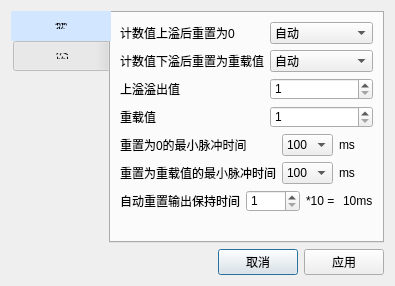
<?xml version="1.0" encoding="UTF-8"?>
<ui version="4.0">
 <class>counter_event_setting</class>
 <widget class="QDialog" name="counter_event_setting">
  <property name="geometry">
   <rect>
    <x>0</x>
    <y>0</y>
    <width>341</width>
    <height>262</height>
   </rect>
  </property>
  <property name="windowTitle">
   <string>Dialog</string>
  </property>
  <layout class="QGridLayout" name="gridLayout_2">
   <item row="0" column="0">
    <widget class="QTabWidget" name="tabWidget">
     <property name="font">
      <font>
       <family>Arial</family>
      </font>
     </property>
     <property name="styleSheet">
      <string notr="true">QTabBar::tab { width: 100px;height:30px }
QTabBar::tab:selected { background-color: rgb(210,230,255); }</string>
     </property>
     <property name="tabPosition">
      <enum>QTabWidget::West</enum>
     </property>
     <property name="tabShape">
      <enum>QTabWidget::Rounded</enum>
     </property>
     <property name="currentIndex">
      <number>0</number>
     </property>
     <property name="iconSize">
      <size>
       <width>16</width>
       <height>10</height>
      </size>
     </property>
     <property name="elideMode">
      <enum>Qt::ElideNone</enum>
     </property>
     <property name="documentMode">
      <bool>false</bool>
     </property>
     <property name="tabsClosable">
      <bool>false</bool>
     </property>
     <widget class="QWidget" name="tab_param">
      <property name="font">
       <font>
        <family>Arial</family>
       </font>
      </property>
      <attribute name="title">
       <string>参数</string>
      </attribute>
      <layout class="QGridLayout" name="gridLayout_3">
       <item row="5" column="0" colspan="2">
        <layout class="QHBoxLayout" name="horizontalLayout_reset_keeptime">
         <item>
          <widget class="QLabel" name="label_reset_keeptime_name">
           <property name="text">
            <string>自动重置输出保持时间</string>
           </property>
          </widget>
         </item>
         <item>
          <widget class="QSpinBox" name="spinBox_over_keep_time">
           <property name="minimum">
            <number>1</number>
           </property>
           <property name="maximum">
            <number>3000</number>
           </property>
          </widget>
         </item>
         <item>
          <widget class="QLabel" name="label_reset_keeptime_unit">
           <property name="text">
            <string>*10 =</string>
           </property>
          </widget>
         </item>
         <item>
          <widget class="QLabel" name="label_reset_keeptime_result">
           <property name="text">
            <string>10ms</string>
           </property>
          </widget>
         </item>
        </layout>
       </item>
       <item row="0" column="0">
        <widget class="QLabel" name="label">
         <property name="text">
          <string>计数值上溢后重置为0</string>
         </property>
        </widget>
       </item>
       <item row="0" column="1">
        <widget class="QComboBox" name="comboBox_upover_reset_mode">
         <item>
          <property name="text">
           <string>自动</string>
          </property>
         </item>
         <item>
          <property name="text">
           <string>手动</string>
          </property>
         </item>
        </widget>
       </item>
       <item row="1" column="0">
        <widget class="QLabel" name="label_7">
         <property name="text">
          <string>计数值下溢后重置为重载值</string>
         </property>
        </widget>
       </item>
       <item row="2" column="0">
        <widget class="QLabel" name="label_8">
         <property name="text">
          <string>上溢溢出值</string>
         </property>
        </widget>
       </item>
       <item row="1" column="1">
        <widget class="QComboBox" name="comboBox_downover_reset_mode">
         <item>
          <property name="text">
           <string>自动</string>
          </property>
         </item>
         <item>
          <property name="text">
           <string>手动</string>
          </property>
         </item>
        </widget>
       </item>
       <item row="2" column="1">
        <widget class="QSpinBox" name="spinBox_upover_value">
         <property name="minimum">
          <number>1</number>
         </property>
         <property name="maximum">
          <number>65535</number>
         </property>
        </widget>
       </item>
       <item row="3" column="1">
        <widget class="QSpinBox" name="spinBox_start_value">
         <property name="minimum">
          <number>1</number>
         </property>
         <property name="maximum">
          <number>65535</number>
         </property>
        </widget>
       </item>
       <item row="3" column="0">
        <widget class="QLabel" name="label_3">
         <property name="text">
          <string>重载值</string>
         </property>
        </widget>
       </item>
       <item row="4" column="0" colspan="2">
        <layout class="QGridLayout" name="gridLayout">
         <item row="0" column="0">
          <widget class="QLabel" name="label_4">
           <property name="text">
            <string>重置为0的最小脉冲时间</string>
           </property>
          </widget>
         </item>
         <item row="0" column="1">
          <widget class="QComboBox" name="comboBox_reset_to_zero_pulse_time">
           <item>
            <property name="text">
             <string>100</string>
            </property>
           </item>
           <item>
            <property name="text">
             <string>350</string>
            </property>
           </item>
          </widget>
         </item>
         <item row="0" column="2">
          <widget class="QLabel" name="label_2">
           <property name="text">
            <string>ms</string>
           </property>
          </widget>
         </item>
         <item row="1" column="0">
          <widget class="QLabel" name="label_5">
           <property name="text">
            <string>重置为重载值的最小脉冲时间</string>
           </property>
          </widget>
         </item>
         <item row="1" column="1">
          <widget class="QComboBox" name="comboBox_reset_to_start_pulse_time">
           <item>
            <property name="text">
             <string>100</string>
            </property>
           </item>
           <item>
            <property name="text">
             <string>350</string>
            </property>
           </item>
          </widget>
         </item>
         <item row="1" column="2">
          <widget class="QLabel" name="label_9">
           <property name="text">
            <string>ms</string>
           </property>
          </widget>
         </item>
        </layout>
       </item>
       <item row="6" column="0" colspan="2">
        <widget class="QLabel" name="label_error_info">
         <property name="styleSheet">
          <string notr="true">color: rgb(255, 85, 127);</string>
         </property>
         <property name="text">
          <string/>
         </property>
        </widget>
       </item>
       <item row="7" column="0">
        <spacer name="verticalSpacer">
         <property name="orientation">
          <enum>Qt::Vertical</enum>
         </property>
         <property name="sizeHint" stdset="0">
          <size>
           <width>20</width>
           <height>40</height>
          </size>
         </property>
        </spacer>
       </item>
      </layout>
     </widget>
     <widget class="QWidget" name="tab_exegesis">
      <attribute name="title">
       <string>标签注释</string>
      </attribute>
      <layout class="QGridLayout" name="gridLayout_4">
       <item row="2" column="0">
        <widget class="QLabel" name="label_einput3">
         <property name="font">
          <font>
           <family>Arial</family>
          </font>
         </property>
         <property name="text">
          <string>重置装载值</string>
         </property>
        </widget>
       </item>
       <item row="1" column="0">
        <widget class="QLabel" name="label_einput2">
         <property name="font">
          <font>
           <family>Arial</family>
          </font>
         </property>
         <property name="text">
          <string>向上</string>
         </property>
        </widget>
       </item>
       <item row="0" column="0">
        <widget class="QLabel" name="label_einput1">
         <property name="font">
          <font>
           <family>Arial</family>
          </font>
         </property>
         <property name="text">
          <string>向上</string>
         </property>
        </widget>
       </item>
       <item row="2" column="1">
        <widget class="QLineEdit" name="lineEdit_einput3">
         <property name="font">
          <font>
           <family>Arial</family>
          </font>
         </property>
         <property name="maxLength">
          <number>10</number>
         </property>
        </widget>
       </item>
       <item row="1" column="1">
        <widget class="QLineEdit" name="lineEdit_einput2">
         <property name="font">
          <font>
           <family>Arial</family>
          </font>
         </property>
         <property name="maxLength">
          <number>10</number>
         </property>
        </widget>
       </item>
       <item row="0" column="1">
        <widget class="QLineEdit" name="lineEdit_einput1">
         <property name="font">
          <font>
           <family>Arial</family>
          </font>
         </property>
         <property name="inputMask">
          <string/>
         </property>
         <property name="text">
          <string/>
         </property>
         <property name="maxLength">
          <number>10</number>
         </property>
         <property name="frame">
          <bool>true</bool>
         </property>
        </widget>
       </item>
       <item row="5" column="0" colspan="2">
        <widget class="Line" name="line">
         <property name="styleSheet">
          <string notr="true">border-top: 1px dotted;</string>
         </property>
         <property name="orientation">
          <enum>Qt::Horizontal</enum>
         </property>
        </widget>
       </item>
       <item row="6" column="1">
        <widget class="QLineEdit" name="lineEdit_eoutput1">
         <property name="font">
          <font>
           <family>Arial</family>
          </font>
         </property>
         <property name="maxLength">
          <number>10</number>
         </property>
        </widget>
       </item>
       <item row="7" column="0">
        <widget class="QLabel" name="label_eoutput2">
         <property name="font">
          <font>
           <family>Arial</family>
          </font>
         </property>
         <property name="text">
          <string>下溢</string>
         </property>
        </widget>
       </item>
       <item row="7" column="1">
        <widget class="QLineEdit" name="lineEdit_eoutput2">
         <property name="font">
          <font>
           <family>Arial</family>
          </font>
         </property>
         <property name="maxLength">
          <number>10</number>
         </property>
        </widget>
       </item>
       <item row="8" column="0">
        <spacer name="verticalSpacer_2">
         <property name="orientation">
          <enum>Qt::Vertical</enum>
         </property>
         <property name="sizeHint" stdset="0">
          <size>
           <width>20</width>
           <height>40</height>
          </size>
         </property>
        </spacer>
       </item>
       <item row="6" column="0">
        <widget class="QLabel" name="label_eoutput1">
         <property name="font">
          <font>
           <family>Arial</family>
          </font>
         </property>
         <property name="text">
          <string>上溢</string>
         </property>
        </widget>
       </item>
       <item row="3" column="0">
        <widget class="QLabel" name="label_einput4">
         <property name="font">
          <font>
           <family>Arial</family>
          </font>
         </property>
         <property name="text">
          <string>重置为0</string>
         </property>
        </widget>
       </item>
       <item row="3" column="1">
        <widget class="QLineEdit" name="lineEdit_einput4">
         <property name="font">
          <font>
           <family>Arial</family>
          </font>
         </property>
        </widget>
       </item>
      </layout>
     </widget>
    </widget>
   </item>
   <item row="1" column="0">
    <layout class="QHBoxLayout" name="horizontalLayout">
     <item>
      <spacer name="horizontalSpacer_2">
       <property name="orientation">
        <enum>Qt::Horizontal</enum>
       </property>
       <property name="sizeHint" stdset="0">
        <size>
         <width>40</width>
         <height>20</height>
        </size>
       </property>
      </spacer>
     </item>
     <item>
      <widget class="QPushButton" name="pushButton_cancle">
       <property name="text">
        <string>取消</string>
       </property>
      </widget>
     </item>
     <item>
      <widget class="QPushButton" name="pushButton_apply">
       <property name="text">
        <string>应用</string>
       </property>
      </widget>
     </item>
    </layout>
   </item>
  </layout>
 </widget>
 <resources/>
 <connections/>
</ui>
